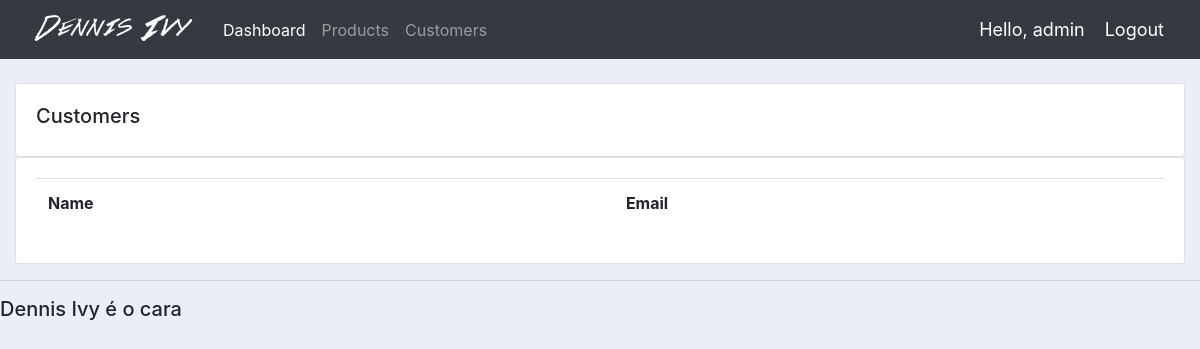
/customers/ (signed in), run on an earlier commit of the app's database.
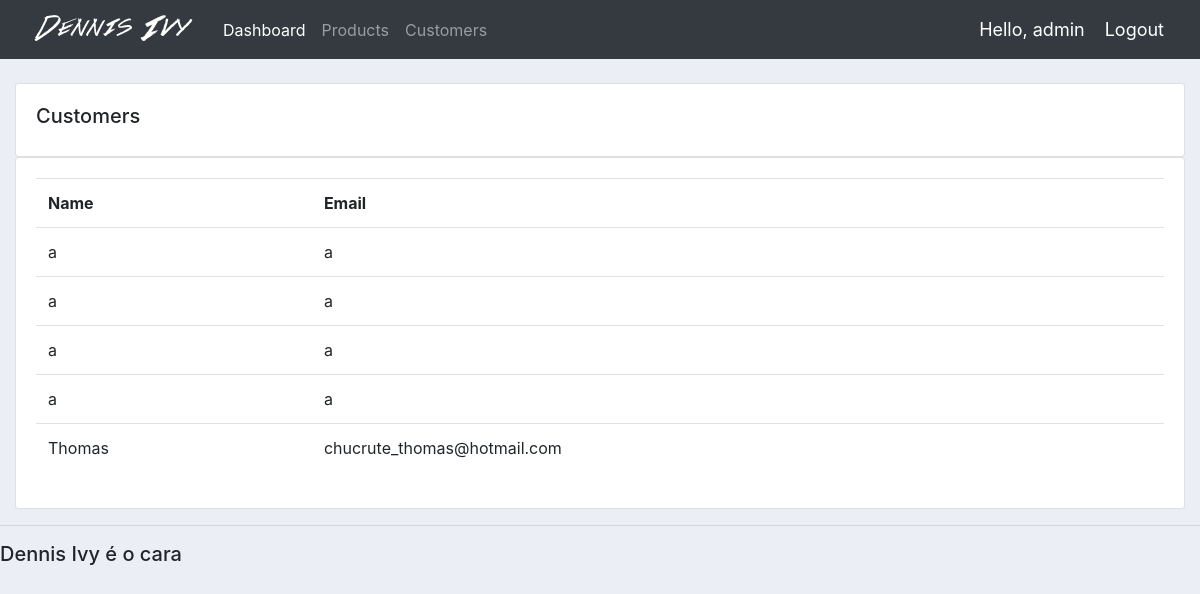
And on a later commit of the database.
### accounts/models.py (models this page shows, shortened)
class Customer(models.Model):
	name = models.CharField(max_length=200, default=None)
	email = models.CharField(max_length=200, null=True)
	date_created = models.DateTimeField(auto_now_add=True, null=True)

### accounts/views.py (the view)
# urls.py: path('customers/', views.customers, name='customers'),
@login_required(login_url='login')
def customers(request):
	customers = Customer.objects.all()
	return render(request,'accounts/customers.html',{'customers':customers})

### accounts/templates/accounts/customers.html
{%  extends 'accounts/main.html' %}
{% block content %}
		<br>
		<div class="row">
			<div class="col-md">
				<div class="card card-body">
					<h5>Customers</h5>
				</div>
				<div class="card card-body">
					<table class="table">
						<tr>
							<th>Name</th>
							<th>Email</th>
						</tr>
						{% for i in customers %}
							<tr>
								<td>{{i.name}}</td>
								<td>{{i.email}}</td>
							</tr>
						{% endfor %}
					</table>
				</div>
			</div>
		</div>
{% endblock content %}

What changed in the data, as far as the page shows it:
added Customer: name "a", email "a"
added Customer: name "a", email "a"
added Customer: name "a", email "a"
added Customer: name "a", email "a"
added Customer: name "Thomas", email "chucrute_thomas@hotmail.com"
